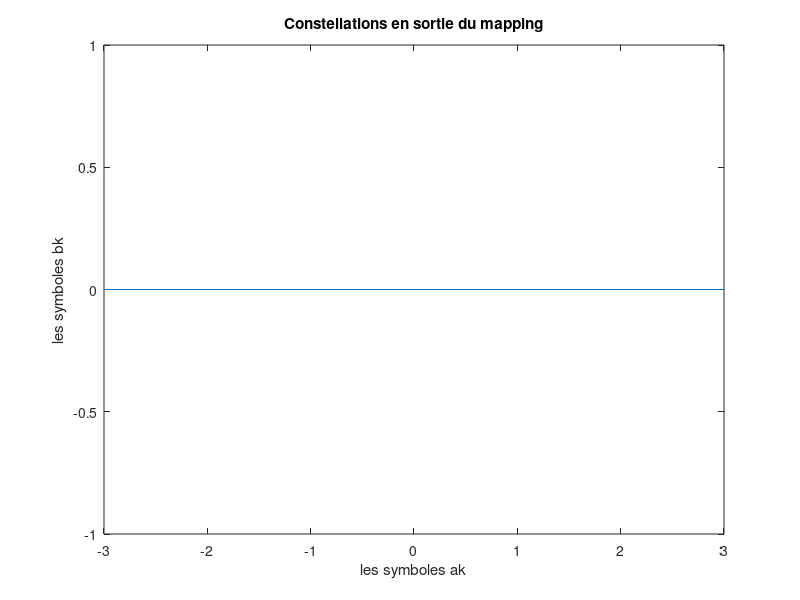

Recreate this plot in MATLAB. (Note: this script raises an error after producing the figure.)
%Parametres de la Chaine_4-ASK
close all;
Fe = 12000; %Fréquence d'échantillonage
Te = 1/Fe; %Période d'échantillonage
Rb = 6000; %Débit du signal
M = 4;     %Nombre de symbole
Tb = 1 / Rb;
Rs = Rb / log2(M);
Ns = Fe/Rs; %Nombre de points pour représenter un bit
Ts = Ns*Te; %Période du signal
Fs = 1/Ts; %Fréquence des bits du signal
Fp = 2000; %Fréquence porteuse
N_bits = 1000;
Bits = randi([0,1],N_bits,1);
Bits_reshape = reshape(Bits,[500,2]);

dk_ask= (2*bi2de(reshape(Bits,2,length(Bits)/2).')-3).';
dk_ask = reshape(dk_ask,length(dk_ask),1);

dirac=zeros(Ns*N_bits/2,1);

dirac(1:Ns:end,1) = dk_ask;


figure;
plot(real(dk_ask),imag(dk_ask));
xlabel("les symboles ak");
ylabel("les symboles bk");
title("Constellations en sortie du mapping");


h=rcosdesign(0.35,1,Ns);

Xe=filter(h,1,dirac);


Duree = length(Bits)/Rs; %Duree en secondes du signal
Ne = Ns*length(Bits); %Nombre de points échantillonés
N = length(Xe);
Temps = 0:Duree/(N):Duree-Duree/N; %Echelle temporelle en secondes

complexe_multiplie = exp(2*1i*pi*Fp*Te*(0:length(Xe)-1));
complexe_multiplie = reshape(complexe_multiplie,[length(complexe_multiplie),1]);

x = real(Xe .* complexe_multiplie);



%Sans canal de propagation 

hc = 0*h;
hc(1) = 1;
hr = h;

g = conv(h,hr);
N = length(g);
figure;
plot(0:Duree/N:Duree-Duree/N,g);
xlabel('Temps en secondes');
ylabel('signal g généré sans canal par la Chaine_4-ASK ');

% Ajout de bruit 

vecteur_db_Eb_N0 = 0:8/100:8;
vecteur_Teb = zeros(1,101);
P_Xe = mean(abs(x).^2);
random  = randn(length(Xe),1);
for i = 1:101
    
    Sigma_carre = P_Xe * Ns /(2 * log2(M) * 10^(vecteur_db_Eb_N0(i)/10));
    bruit = sqrt(Sigma_carre) * random*(1+1i);
    
    Xe_bruite = Xe + bruit;
    
    z = filter(h,1,Xe_bruite);
    %plot(reshape(z,Ns,length(z)/Ns));
    %xlabel('Temps en secondes');
    %ylabel('Diagramme de loeil sans canal de la chaine Chaine_4-ASK ');

    n0 = Ns;
    z_hantillonne = z(n0:Ns:end);
    symboles = 0*z_hantillonne+1;
    symboles(z_hantillonne<=(-2*g(n0))) = -3;
    symboles(symboles ~=-3 & z_hantillonne<=0) = -1;
    symboles((2*g(n0))<z_hantillonne) = 3;
    Bits_renconstruits = reshape(de2bi((symboles+ 3)/2).',length(Bits),1);
    
    difference = (Bits_renconstruits ~= Bits);
    vecteur_Teb(i) = sum(difference)/length(difference);
    
end 

figure;
plot(real(symboles),imag(symboles));
xlabel("les symboles ak");
ylabel("les symboles bk");
title("Constellations en sortie de l’ ́echantillonneur pour Eb/N0 = 8db");

%Comparaison entre Taux  d’erreur  binaire TEB simulé et théorique pour la Chaine_4_ASK
figure
semilogy(vecteur_db_Eb_N0,vecteur_Teb);
xlabel('Rapport  signal à  bruit  Eb/N0 en db');
ylabel('Taux  d’erreur  binaire TEB pour la Chaine_4-ASK');
hold on
vecteur_Teb_theorique = 2*(1-1/M)*qfunc(sqrt(6*log2(M)*10.^(vecteur_db_Eb_N0/10)/(M.^2-1)))/log2(M);
semilogy(vecteur_db_Eb_N0,vecteur_Teb_theorique);

legend('Taux  d’erreur  binaire TEB simulé pour la Chaine_4-ASK ','Taux  d’erreur  binaire TEB théorique pour la Chaine_4-ASK');
title('Comparaison entre Taux  d’erreur  binaire TEB simulé et théorique pour la Chaine_4-ASK');
